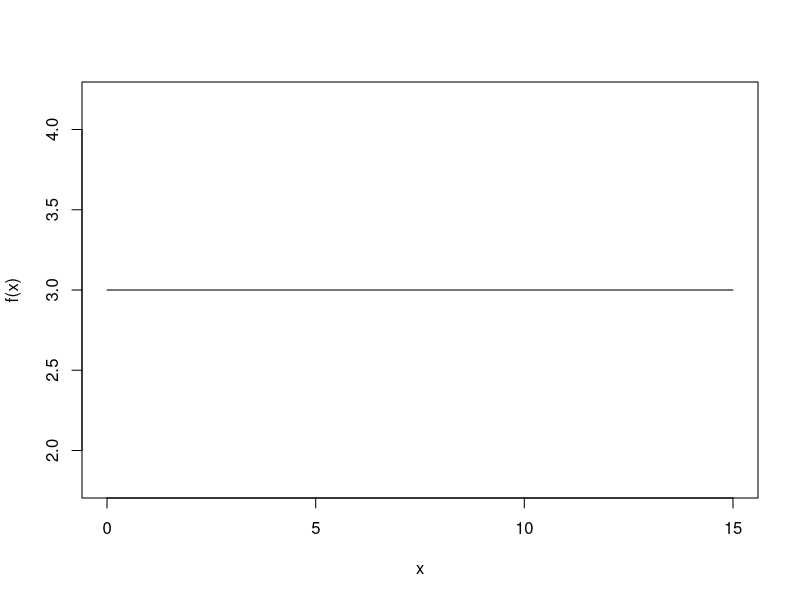

This figure's R source: (Note: this script raises an error after producing the figure.)
#Constant function
f<-function(x){
fx<-3
return(fx)
}
input <- 0:15
plot(input,
sapply(input,f),
type="l", xlab="x" ,ylab="f(x)")

#Linear function
#f(x)=ax+b
##a=3 and b=4
f<-function(x){
  fx<- 3*x+4
  return(fx)
}
input<- 0:10
plot(input,
  sapply(input?f),
  type = "l",
  xlab="x" , ylab="f(x)")

#Quadratic function
#f(x)=ax^2+bx+c
#a=???3, b=4,c=2
f <- function(x){
fx <- -3*x^2+4*x+2
return(fx)
}
 input <- -25:25
plot(input,
  sapply(input,f),
  type="l",
  xlab="x",
  ylab="f(x)")


#Polynomial function
f<-function(x){
fx<-2*x^3-x^2+x-3
  return(fx)
}
input<-seq(-10,11,0.1)
plot(input,
 ?sapply(input,f),
  type="l",
  xlab="x",
  ylab="f(x)")

#Rational function
f <- function(x){
  fx<- 1/x
  return(fx)
}
input<- seq(1,10,0.1)
plot(input,
  sapply(input,f),
  type="l",
  xlab="x",
  ylab="f(x)")


